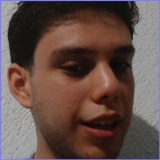
#> input picture Unidad-2/Creación-de-Dataset-híbrido/ProyectoRostros/data/02_processed/Alumno_Bernardo/rostro_105.jpg, 160 x 160 px, found by its file name
$ python reconocimiento_facial_multiclase.py
#> lines starting #> are read from the running program, lines starting #| are printed output that depends on the picture; after the words box and inside, x2 and y2 are one past the last pixel; in counts of white or black regions, pixels touching at a corner belong together
import cv2
import os
import numpy as np

# ==========================================
# CONFIGURACIÓN
# ==========================================
DATASET_DIR = 'data/02_processed'
MODEL_FILE = 'modelo_lbph.yml'
LABELS_FILE = 'etiquetas.npy'
IMAGE_SIZE = (160, 160)

# Umbral de confianza:
# Valores más bajos = más estricto
# Valores más altos = más permisivo
#Define si el rostro será reconocido o marcado como desconocido
CONFIDENCE_THRESHOLD = 75

# Lista de personas permitidas para el reconocimiento
PERSONAS_PERMITIDAS = [
    # Alumnos
    "Alumno_Bernardo",
    "Alumno_Gabriel",
    "Alumno_Lanna",
    "Alumno_Francisco",

    # Famosos
    "Brad Pitt",
    "Hugh Jackman",
    "Jennifer Lawrence",
    "Leonardo DiCaprio",
    "Megan Fox",
    "Robert Downey Jr"
]

# ==========================================
# CARGAR DATASET
# ==========================================
# Carga las imágenes, asigna etiquetas numéricas y crea un mapa de etiquetas.
def cargar_dataset():
    faces = []
    labels = []
    label_map = {}
    current_label = 0

    print("Cargando dataset...\n")

    if not os.path.exists(DATASET_DIR):
        print(f"ERROR: No existe la carpeta {DATASET_DIR}")
        return [], np.array([]), {}

    for person_name in os.listdir(DATASET_DIR):

        # Solo procesar las personas permitidas
        if person_name not in PERSONAS_PERMITIDAS:
            continue

        person_path = os.path.join(DATASET_DIR, person_name)

        if not os.path.isdir(person_path):
            continue

        print(f"Procesando: {person_name}")

        label_map[current_label] = person_name
        count = 0

        for file in os.listdir(person_path):

            file_lower = file.lower()

            # Aceptar formatos comunes de imagen
            if not file_lower.endswith(('.jpg', '.jpeg', '.png', '.jfif', '.bmp')):
                continue

            img_path = os.path.join(person_path, file)

            try:
                # Leer imagen en escala de grises
                img = cv2.imread(img_path, cv2.IMREAD_GRAYSCALE)
#> img: shape (160, 160); min 8, max 183, mean 84.3

                if img is None:
                    print("No se pudo leer:", img_path)
                    continue

                # Normalizar imagen
                img = cv2.equalizeHist(img)
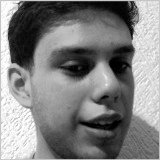
#> img: shape (160, 160); min 0, max 255, mean 128.5
                img = cv2.resize(img, IMAGE_SIZE)

                faces.append(img)
                labels.append(current_label)
                #Guarda imágenes y etiquetas

                count += 1

            except Exception as e:
                print("Error con imagen:", img_path, e)
                continue

        print(f"  -> imágenes cargadas: {count}")

        current_label += 1
#> current_label = 1

    print("\n================================")
    print(f"Total imágenes: {len(faces)}")
    print(f"Clases: {len(label_map)}")
    print("================================\n")

    return faces, np.array(labels), label_map


# ==========================================
# ENTRENAR MODELO
# ==========================================
def entrenar_modelo():
    faces, labels, label_map = cargar_dataset()

    if len(faces) == 0:
        print("ERROR: No hay imágenes para entrenar.")
        return None, None

    #Crea el modelo LBPH y lo entrena con las imágenes y etiquetas cargadas
    #Local Binary Patterns Histograms
    #Analiza texturas y patrones faciales
    recognizer = cv2.face.LBPHFaceRecognizer_create()
    #El modelo aprende patrones faciales
    recognizer.train(faces, labels)
    #Guarda el entrenamiento realizado
    recognizer.save(MODEL_FILE)
    #Relaciona nombres con IDs internos
    np.save(LABELS_FILE, label_map)

    print("Modelo entrenado correctamente.")
    print(f"Modelo guardado en: {MODEL_FILE}")
    print(f"Etiquetas guardadas en: {LABELS_FILE}")

    return recognizer, label_map


# ==========================================
# CARGAR MODELO
# ==========================================
def cargar_modelo():
    if not os.path.exists(MODEL_FILE) or not os.path.exists(LABELS_FILE):
        print("No se encontró el modelo entrenado. Entrenando automáticamente...")
        return entrenar_modelo()

    recognizer = cv2.face.LBPHFaceRecognizer_create()
    #Carga el modelo previamente entrenado
    recognizer.read(MODEL_FILE)

    #Carga nombres asociados a IDs
    label_map = np.load(LABELS_FILE, allow_pickle=True).item()

    print("Modelo cargado correctamente.")
    return recognizer, label_map


# ==========================================
# RECONOCIMIENTO EN TIEMPO REAL
# ==========================================
def reconocer():
    recognizer, label_map = cargar_modelo()

    if recognizer is None:
        return

    face_cascade = cv2.CascadeClassifier(
        cv2.data.haarcascades + 'haarcascade_frontalface_default.xml'
    )
    #Activa reconocimiento en tiempo real usando la cámara web
    cap = cv2.VideoCapture(0)

    if not cap.isOpened():
        print("ERROR: No se pudo abrir la cámara.")
        return

    print("Cámara iniciada. Presiona 'q' para salir.")

    while True:
        ret, frame = cap.read()
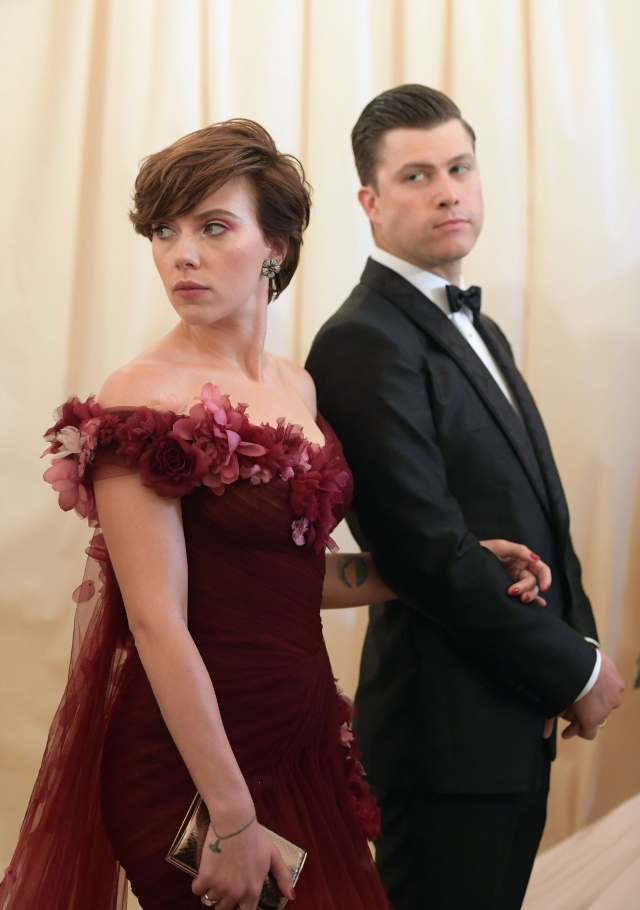
#> input picture Unidad-2/Creación-de-Dataset-híbrido/ProyectoRostros/data/01_raw/famososSinProcesar/Scarlett_Johansson/000002.jpg, 1280 x 1819 px, given in place of the camera (shown at 1/2 size)
#> frame is the input picture: shape (1819, 1280, 3); mean B, G, R 104.6, 116.2, 139.5
        if not ret:
            break

        # Convertir a escala de grises
        gray = cv2.cvtColor(frame, cv2.COLOR_BGR2GRAY)
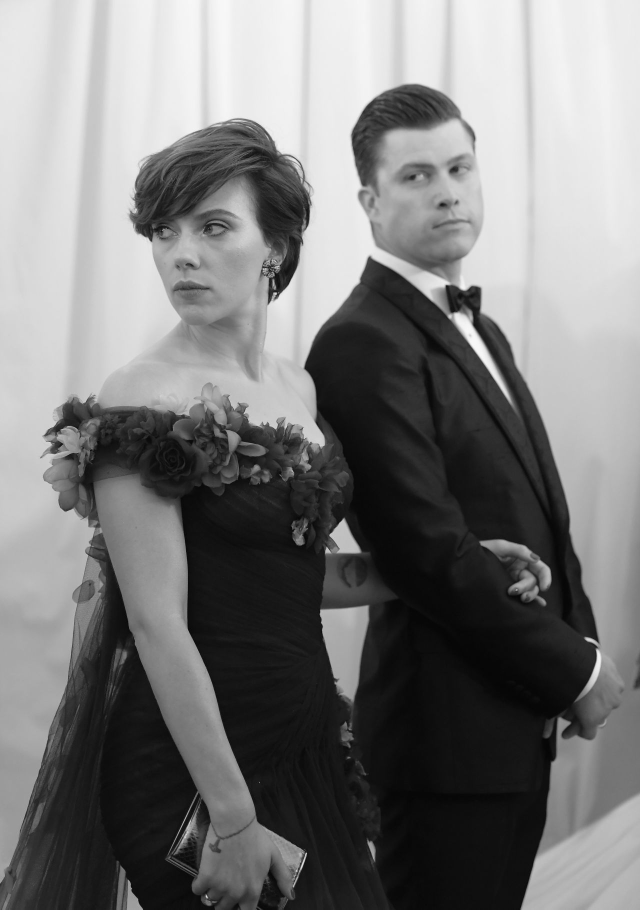
#> gray: shape (1819, 1280) (shown at 1/2 size); min 2, max 252, mean 121.8

        # Detectar rostros
        #Detecta rostros dentro del frame usando el clasificador Haar Cascade
        faces = face_cascade.detectMultiScale(
            gray,
            scaleFactor=1.2,
            minNeighbors=5,
            minSize=(80, 80)
        )
#> faces = [[760, 246, 252, 252], [215, 326, 333, 333]]

        for (x, y, w, h) in faces:
            try:
                # Extraer rostro
                face = gray[y:y+h, x:x+w]

                # Normalizar igual que en entrenamiento
                face = cv2.equalizeHist(face)
                face = cv2.resize(face, IMAGE_SIZE)

                # Predicción, Predice identidad y confianza usando el modelo entrenado
                label, confidence = recognizer.predict(face)

                # Si la confianza es buena y la etiqueta existe,
                # mostrar nombre; en otro caso, "Desconocido"
                if confidence < CONFIDENCE_THRESHOLD and label in label_map:
                    name = label_map[label]
                else:
                    name = "Desconocido"

                # Texto con confianza
                texto = f"{name} ({confidence:.1f})"

                # Color:
                # Verde = reconocido
                # Rojo = desconocido
                color = (0, 255, 0) if name != "Desconocido" else (0, 0, 255)

                # Dibujar rectángulo y texto
                #Muestra nombre y recuadro del rostro en pantalla
                cv2.rectangle(frame, (x, y), (x + w, y + h), color, 2)

                cv2.putText(
                    frame,
                    texto,
                    (x, y - 10),
                    cv2.FONT_HERSHEY_SIMPLEX,
                    0.7,
                    color,
                    2
                )

            except Exception as e:
                print("Error durante reconocimiento:", e)
                continue
#> this loop made 2 passes
#> (x, y, w, h, name, color) on passes 1 to 2: (760, 246, 252, 252, 'Desconocido', (0, 0, 255)), (215, 326, 333, 333, 'Desconocido', (0, 0, 255))
#> pass 1, in reconocer, `face = cv2.equalizeHist(face)`:
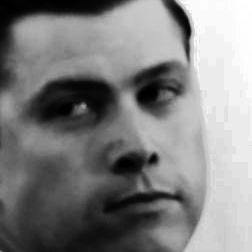
#> face: shape (252, 252); min 0, max 255, mean 128.8
#> pass 2, in reconocer, `face = gray[y:y+h, x:x+w]`:
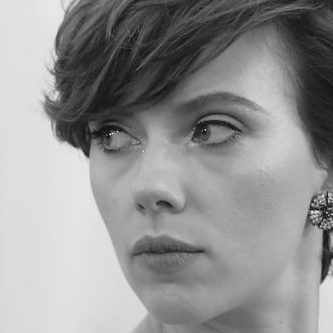
#> face: shape (333, 333); min 2, max 242, mean 146.3
#> after the loop:
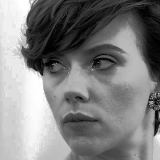
#> face: shape (160, 160); min 0, max 255, mean 128.6
#> after the loop:
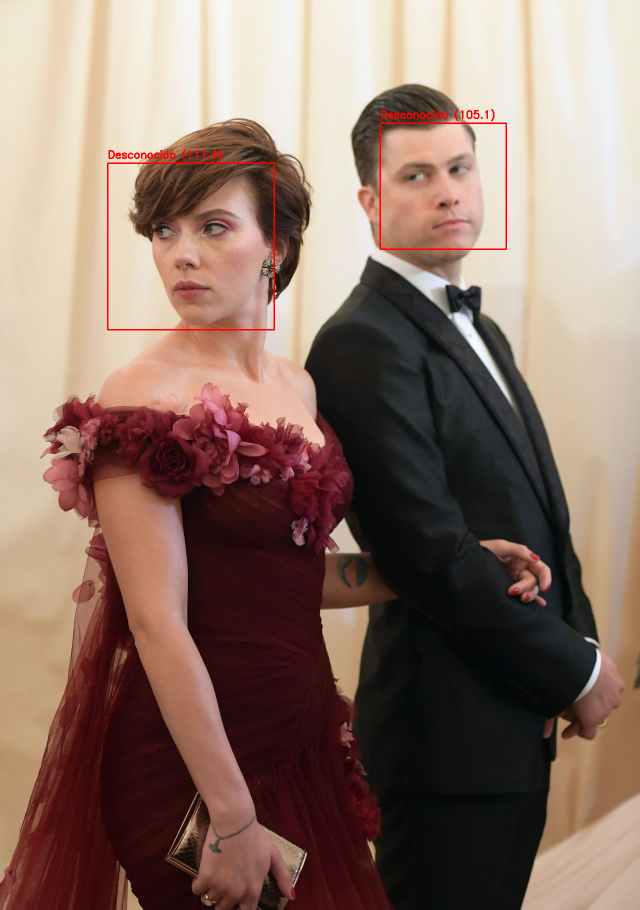
#> frame: shape (1819, 1280, 3) (shown at 1/2 size); 0.43% of pixels changed, all inside (x1, y1, x2, y2) = (214, 218, 1014, 661)

        # Mostrar ventana
        cv2.imshow("Reconocimiento Facial", frame)

        # Salir con 'q'
        if cv2.waitKey(1) & 0xFF == ord('q'):
#> (key q is pressed here)
            break

    # Liberar recursos
    cap.release()
    cv2.destroyAllWindows()


# ==========================================
# MAIN
# ==========================================
if __name__ == "__main__":
    reconocer()
